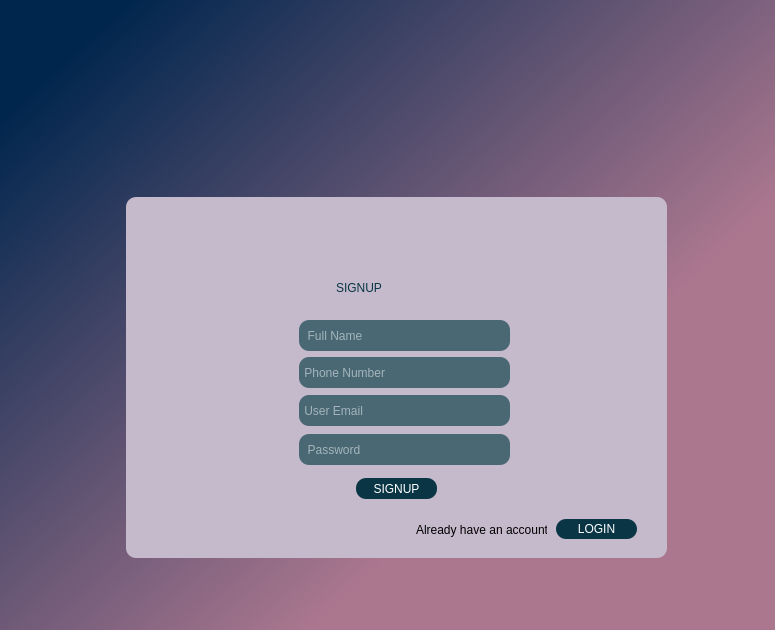
<?xml version="1.0" encoding="UTF-8"?>
<ui version="4.0">
 <class>MainWindow</class>
 <widget class="QMainWindow" name="MainWindow">
  <property name="geometry">
   <rect>
    <x>0</x>
    <y>0</y>
    <width>775</width>
    <height>630</height>
   </rect>
  </property>
  <property name="minimumSize">
   <size>
    <width>775</width>
    <height>630</height>
   </size>
  </property>
  <property name="maximumSize">
   <size>
    <width>775</width>
    <height>630</height>
   </size>
  </property>
  <property name="windowTitle">
   <string>MainWindow</string>
  </property>
  <property name="styleSheet">
   <string notr="true"/>
  </property>
  <widget class="QWidget" name="centralwidget">
   <widget class="QWidget" name="widget" native="true">
    <property name="geometry">
     <rect>
      <x>-13</x>
      <y>-60</y>
      <width>850</width>
      <height>690</height>
     </rect>
    </property>
    <property name="minimumSize">
     <size>
      <width>850</width>
      <height>690</height>
     </size>
    </property>
    <property name="maximumSize">
     <size>
      <width>850</width>
      <height>690</height>
     </size>
    </property>
    <property name="styleSheet">
     <string notr="true">background-color: qlineargradient(spread:pad, x1:0, y1:0.278, x2:0.573, y2:0.784091, stop:0 rgba(1, 38, 78, 255), stop:1 rgba(171, 119, 143, 255));</string>
    </property>
    <widget class="QLabel" name="label">
     <property name="geometry">
      <rect>
       <x>349</x>
       <y>184</y>
       <width>111</width>
       <height>111</height>
      </rect>
     </property>
     <property name="sizePolicy">
      <sizepolicy hsizetype="Preferred" vsizetype="Preferred">
       <horstretch>0</horstretch>
       <verstretch>63</verstretch>
      </sizepolicy>
     </property>
     <property name="minimumSize">
      <size>
       <width>0</width>
       <height>0</height>
      </size>
     </property>
     <property name="styleSheet">
      <string notr="true">background-color:none;</string>
     </property>
     <property name="text">
      <string/>
     </property>
     <property name="pixmap">
      <pixmap>src/ss (2).png</pixmap>
     </property>
     <property name="scaledContents">
      <bool>true</bool>
     </property>
    </widget>
    <widget class="QLabel" name="label_2">
     <property name="geometry">
      <rect>
       <x>139</x>
       <y>257</y>
       <width>541</width>
       <height>361</height>
      </rect>
     </property>
     <property name="styleSheet">
      <string notr="true">background-color:#c5bacc;
 border-radius: 10px ;</string>
     </property>
     <property name="text">
      <string/>
     </property>
    </widget>
    <widget class="QLabel" name="label_3">
     <property name="geometry">
      <rect>
       <x>274</x>
       <y>374</y>
       <width>41</width>
       <height>41</height>
      </rect>
     </property>
     <property name="sizePolicy">
      <sizepolicy hsizetype="Preferred" vsizetype="Preferred">
       <horstretch>0</horstretch>
       <verstretch>63</verstretch>
      </sizepolicy>
     </property>
     <property name="minimumSize">
      <size>
       <width>0</width>
       <height>0</height>
      </size>
     </property>
     <property name="styleSheet">
      <string notr="true">background-color:none;</string>
     </property>
     <property name="text">
      <string/>
     </property>
     <property name="pixmap">
      <pixmap>src/login.png</pixmap>
     </property>
     <property name="scaledContents">
      <bool>true</bool>
     </property>
    </widget>
    <widget class="QLabel" name="label_4">
     <property name="geometry">
      <rect>
       <x>278</x>
       <y>416</y>
       <width>31</width>
       <height>31</height>
      </rect>
     </property>
     <property name="sizePolicy">
      <sizepolicy hsizetype="Preferred" vsizetype="Preferred">
       <horstretch>0</horstretch>
       <verstretch>63</verstretch>
      </sizepolicy>
     </property>
     <property name="minimumSize">
      <size>
       <width>0</width>
       <height>0</height>
      </size>
     </property>
     <property name="styleSheet">
      <string notr="true">background-color:none;</string>
     </property>
     <property name="text">
      <string/>
     </property>
     <property name="pixmap">
      <pixmap>src/phone-call.png</pixmap>
     </property>
     <property name="scaledContents">
      <bool>true</bool>
     </property>
    </widget>
    <widget class="QLineEdit" name="lineEdit_2">
     <property name="geometry">
      <rect>
       <x>312</x>
       <y>494</y>
       <width>211</width>
       <height>31</height>
      </rect>
     </property>
     <property name="styleSheet">
      <string notr="true">color: rgb(255, 255, 255);
background-color:#496874;
border:none;
border-radius:10px;</string>
     </property>
     <property name="echoMode">
      <enum>QLineEdit::Password</enum>
     </property>
     <property name="placeholderText">
      <string>  Password</string>
     </property>
    </widget>
    <widget class="QLineEdit" name="lineEdit">
     <property name="geometry">
      <rect>
       <x>312</x>
       <y>380</y>
       <width>211</width>
       <height>31</height>
      </rect>
     </property>
     <property name="styleSheet">
      <string notr="true">color: rgb(255, 255, 255);
background-color:#496874;
border:none;
border-radius:10px;</string>
     </property>
     <property name="placeholderText">
      <string>  Full Name</string>
     </property>
    </widget>
    <widget class="QPushButton" name="pushButton_2">
     <property name="geometry">
      <rect>
       <x>569</x>
       <y>579</y>
       <width>81</width>
       <height>20</height>
      </rect>
     </property>
     <property name="mouseTracking">
      <bool>false</bool>
     </property>
     <property name="styleSheet">
      <string notr="true">background-color:#093545;
border-radius:10px;
color:white;
font: 75 10pt &quot;Tahoma&quot;;
letter-spacing: 2 px;</string>
     </property>
     <property name="text">
      <string>LOGIN</string>
     </property>
     <property name="checkable">
      <bool>false</bool>
     </property>
    </widget>
    <widget class="QLineEdit" name="lineEdit_4">
     <property name="geometry">
      <rect>
       <x>312</x>
       <y>417</y>
       <width>211</width>
       <height>31</height>
      </rect>
     </property>
     <property name="styleSheet">
      <string notr="true">color: rgb(255, 255, 255);
background-color:#496874;
border:none;
border-radius:10px;</string>
     </property>
     <property name="echoMode">
      <enum>QLineEdit::Normal</enum>
     </property>
     <property name="placeholderText">
      <string> Phone Number</string>
     </property>
    </widget>
    <widget class="QLineEdit" name="lineEdit_5">
     <property name="geometry">
      <rect>
       <x>312</x>
       <y>455</y>
       <width>211</width>
       <height>31</height>
      </rect>
     </property>
     <property name="styleSheet">
      <string notr="true">color: rgb(255, 255, 255);
background-color:#496874;
border:none;
border-radius:10px;</string>
     </property>
     <property name="placeholderText">
      <string> User Email</string>
     </property>
    </widget>
    <widget class="QLineEdit" name="lineEdit_6">
     <property name="geometry">
      <rect>
       <x>347</x>
       <y>327</y>
       <width>131</width>
       <height>41</height>
      </rect>
     </property>
     <property name="styleSheet">
      <string notr="true">font: 24pt &quot;Tahoma&quot;;
border-radius:15px;
color:#093545;
background-color:#c5bacc;
</string>
     </property>
     <property name="text">
      <string>SIGNUP</string>
     </property>
    </widget>
    <widget class="QLabel" name="label_5">
     <property name="geometry">
      <rect>
       <x>278</x>
       <y>494</y>
       <width>31</width>
       <height>31</height>
      </rect>
     </property>
     <property name="sizePolicy">
      <sizepolicy hsizetype="Preferred" vsizetype="Preferred">
       <horstretch>0</horstretch>
       <verstretch>63</verstretch>
      </sizepolicy>
     </property>
     <property name="minimumSize">
      <size>
       <width>0</width>
       <height>0</height>
      </size>
     </property>
     <property name="styleSheet">
      <string notr="true">background-color:none;</string>
     </property>
     <property name="text">
      <string/>
     </property>
     <property name="pixmap">
      <pixmap>src/padlock.png</pixmap>
     </property>
     <property name="scaledContents">
      <bool>true</bool>
     </property>
    </widget>
    <widget class="QLabel" name="label_6">
     <property name="geometry">
      <rect>
       <x>278</x>
       <y>455</y>
       <width>31</width>
       <height>31</height>
      </rect>
     </property>
     <property name="sizePolicy">
      <sizepolicy hsizetype="Preferred" vsizetype="Preferred">
       <horstretch>0</horstretch>
       <verstretch>63</verstretch>
      </sizepolicy>
     </property>
     <property name="minimumSize">
      <size>
       <width>0</width>
       <height>0</height>
      </size>
     </property>
     <property name="styleSheet">
      <string notr="true">background-color:none;</string>
     </property>
     <property name="text">
      <string/>
     </property>
     <property name="pixmap">
      <pixmap>src/email.png</pixmap>
     </property>
     <property name="scaledContents">
      <bool>true</bool>
     </property>
    </widget>
    <widget class="QPushButton" name="pushButton_3">
     <property name="geometry">
      <rect>
       <x>369</x>
       <y>538</y>
       <width>81</width>
       <height>21</height>
      </rect>
     </property>
     <property name="mouseTracking">
      <bool>false</bool>
     </property>
     <property name="styleSheet">
      <string notr="true">background-color:#093545;
border-radius:10px;
color:white;
font: 75 10pt &quot;Tahoma&quot;;
letter-spacing: 2 px;</string>
     </property>
     <property name="text">
      <string>SIGNUP</string>
     </property>
     <property name="checkable">
      <bool>false</bool>
     </property>
    </widget>
    <widget class="QLabel" name="label_7">
     <property name="geometry">
      <rect>
       <x>429</x>
       <y>580</y>
       <width>131</width>
       <height>20</height>
      </rect>
     </property>
     <property name="styleSheet">
      <string notr="true">background-color:#c5bacc;</string>
     </property>
     <property name="text">
      <string>Already have an account??</string>
     </property>
    </widget>
    <zorder>label_2</zorder>
    <zorder>label</zorder>
    <zorder>label_3</zorder>
    <zorder>label_4</zorder>
    <zorder>lineEdit_2</zorder>
    <zorder>lineEdit</zorder>
    <zorder>pushButton_2</zorder>
    <zorder>lineEdit_4</zorder>
    <zorder>lineEdit_5</zorder>
    <zorder>lineEdit_6</zorder>
    <zorder>label_5</zorder>
    <zorder>label_6</zorder>
    <zorder>pushButton_3</zorder>
    <zorder>label_7</zorder>
   </widget>
  </widget>
 </widget>
 <resources/>
 <connections/>
</ui>
